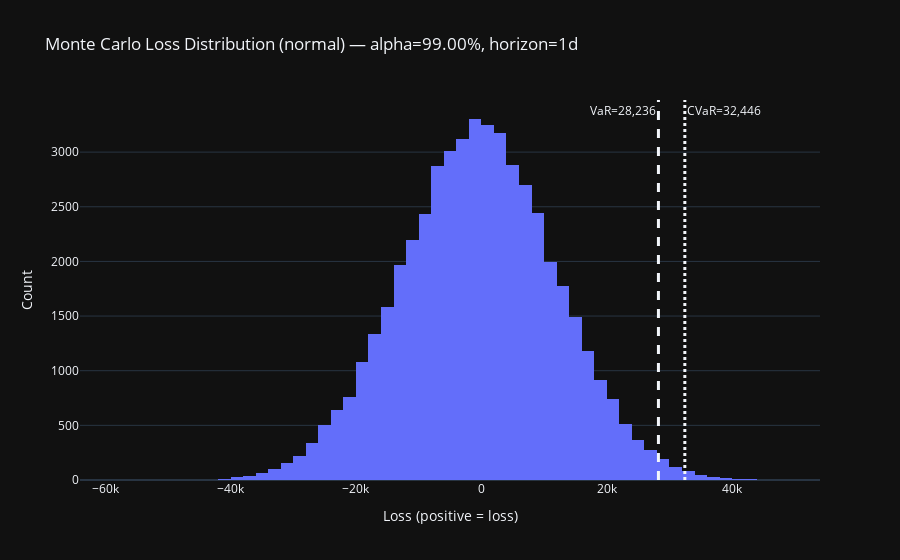

Write notebook code for a chart like this one.
### Markdown cell above
### MC loss distribution plot

**Interpretation**
- Compare this MC tail to historical: do we capture fat tails?
- If you switch to Student-t, CVaR typically increases (fatter tails).

### Code cell
fig = plot_loss_hist(-risk_mc["pnl"], risk_mc["VaR"], risk_mc["CVaR"],
                     title=f"Monte Carlo Loss Distribution ({risk_mc['dist']}) — alpha={alpha:.2%}, horizon=1d")
fig.show()
fig.write_html(ASSETS_DIR / "mc_loss_var_cvar.html")

### Figure 1 — Plotly figure (JSON) as saved in the notebook; plotly's stock layout.template omitted (floating-point values rounded to 4 significant figures; data arrays with more than 128 entries replaced by an {"elided": "..."} marker saying what was removed)
{"data": [{"alignmentgroup": "True", "bingroup": "x", "hovertemplate": "loss=%{x}<br>count=%{y}<extra></extra>", "legendgroup": "", "marker": {"color": "#636efa", "pattern": {"shape": ""}}, "name": "", "nbinsx": 80, "offsetgroup": "", "orientation": "v", "showlegend": false, "type": "histogram", "x": {"elided": "50000 float values"}, "xaxis": "x", "yaxis": "y"}], "layout": {"annotations": [{"showarrow": false, "text": "VaR=28,236", "x": 28240.0, "xanchor": "right", "xref": "x", "y": 1, "yanchor": "top", "yref": "y domain"}, {"showarrow": false, "text": "CVaR=32,446", "x": 32450.0, "xanchor": "left", "xref": "x", "y": 1, "yanchor": "top", "yref": "y domain"}], "barmode": "relative", "legend": {"tracegroupgap": 0}, "shapes": [{"line": {"dash": "dash", "width": 3}, "type": "line", "x0": 28240.0, "x1": 28240.0, "xref": "x", "y0": 0, "y1": 1, "yref": "y domain"}, {"line": {"dash": "dot", "width": 3}, "type": "line", "x0": 32450.0, "x1": 32450.0, "xref": "x", "y0": 0, "y1": 1, "yref": "y domain"}], "title": {"text": "Monte Carlo Loss Distribution (normal) — alpha=99.00%, horizon=1d"}, "xaxis": {"anchor": "y", "domain": [0, 1], "title": {"text": "Loss (positive = loss)"}}, "yaxis": {"anchor": "x", "domain": [0, 1], "title": {"text": "Count"}}}}
